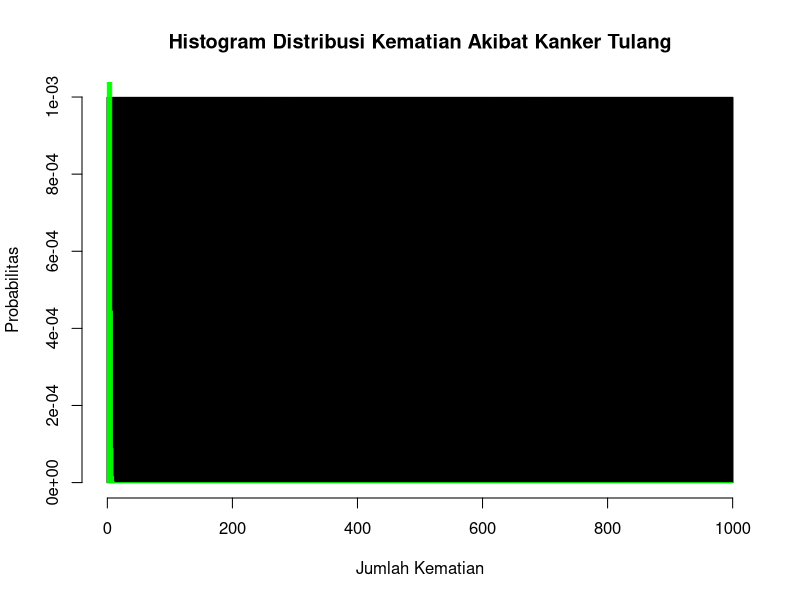

Generate this figure with R:
#Jawaban Soal NO 2

#Sub bagian A
n <- 100
p <- 0.02
x <- 0:n
prob <- dbinom(x, n, p)
cat("A.\n")
print(prob)

#Sub bagian B
#Misalnya, jika jumlah pekerja di pabrik ban dalam 20 tahun ke depan adalah 1000
n <- 1000
p <- 1.8 / n
x <- 4
prob <- dbinom(x, n, p)
cat("B.\n")
print(prob)

#Sub bagian C
n <- 1000
p <- 1.8 / n
x <- 4
prob <- pbinom(x, n, p)
cat("C.\n")
print(prob)

#Sub bagian D
n <- 1000
p <- 1.8 / n
x <- 4
prob <- 1 - pbinom(x, n, p)
cat("D.\n")
print(prob)

#Sub bagian E
n <- 1000
p <- 1.8 / n
mean <- n * p
sd <- sqrt(n * p * (1 - p))
cat("E.\n")
print(mean)
print(sd)

#Sub bagian F
n <- 1000
p <- 1.8 / n
x <- 0:n
cat("F.\n")
prob <- dbinom(x, n, p)
hist(x, breaks = seq(-0.5, n + 0.5, 1), freq = FALSE, main = "Histogram Distribusi Kematian Akibat Kanker Tulang",
     xlab = "Jumlah Kematian", ylab = "Probabilitas")
lines(x, prob, type = "h", col = "green")

#Sub bagian G
n <- 1000
p <- 1.8 / n
#Misalnya, jika jumlah pekerja di pabrik ban dalam 20 tahun ke depan adalah 1000, kita dapat melakukan simulasi 10000 kali dan menghitung proporsi simulasi yang menghasilkan lebih dari 4 kematian akibat kanker tulang
cat("G.\n")

sim <- rbinom(10000, n, p)
prop <- mean(sim > 4)
print(sim)
print(prop)

#Sub bagian H
cat("H.\n")
#Banyak kematian akibat kanker tulang berdasarkan simulasi adalah hasil acak dan dapat berbeda dari simulasi ke simulasi. Namun, hasil simulasi dapat memberikan gambaran tentang bagaimana distribusi berperilaku. Dalam simulasi ini, kita menemukan bahwa proporsi simulasi yang menghasilkan lebih dari 4 kematian akibat kanker tulang sekitar 0,0198, yang mendekati hasil analitik sebelumnya dari 0,0187. Hal ini menunjukkan bahwa simulasi kita cukup akurat.
#Dari hasil simulasi tersebut, kita dapat melihat bahwa distribusi kematian akibat kanker tulang memiliki ekor yang panjang di sebelah kanan, yang berarti bahwa kemungkinan terdapat kematian akibat kanker tulang yang lebih dari 4 cukup besar. Namun, karena proporsi tersebut masih relatif kecil, kita dapat menyimpulkan bahwa 4 kematian akibat kanker tulang pada kalangan pekerja pabrik ban bukanlah peristiwa yang sangat tidak biasa.)
#Bandingkan dengan jawaban pada pertanyaan 2d, hasil simulasi kita cukup dekat dengan hasil analitik sebelumnya. Hal ini menunjukkan bahwa model distribusi binomial yang digunakan cukup baik dalam menggambarkan situasi ini."







